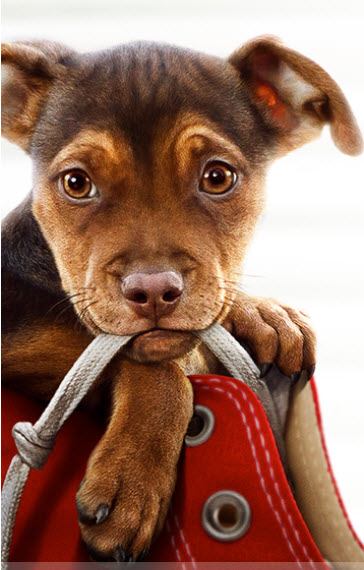
#> input picture Dog1.jpg, 364 x 570 px
$ python imge_readDrawing.py
#> lines starting #> are read from the running program, lines starting #| are printed output that depends on the picture
import cv2
img=cv2.imread('Dog1.jpg')
#> img is the input picture: shape (570, 364, 3); mean B, G, R 96.6, 113.2, 152
img=cv2.line(img,(0,0),(255,255),(255,0,0),5)
img=cv2.arrowedLine(img,(0,0),(300,200),(255,0,0),5)
img=cv2.rectangle(img,(100,100),(200,250),(0,0,255),2)
img=cv2.circle(img,(80,80),60,(0,255,0),2)
img=cv2.putText(img,"Dog name : Peakman",(10,50),cv2.FONT_HERSHEY_SIMPLEX,1,(0,0,0),2)
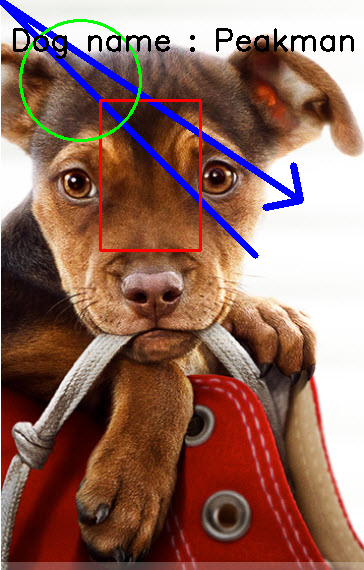
#> img: shape (570, 364, 3); mean B, G, R 96.6, 108, 146.1
cv2.imshow('Image', img)

cv2.waitKey(0)
cv2.destroyAllWindows()

$ run again, with Dog.jpg copied over Dog1.jpg
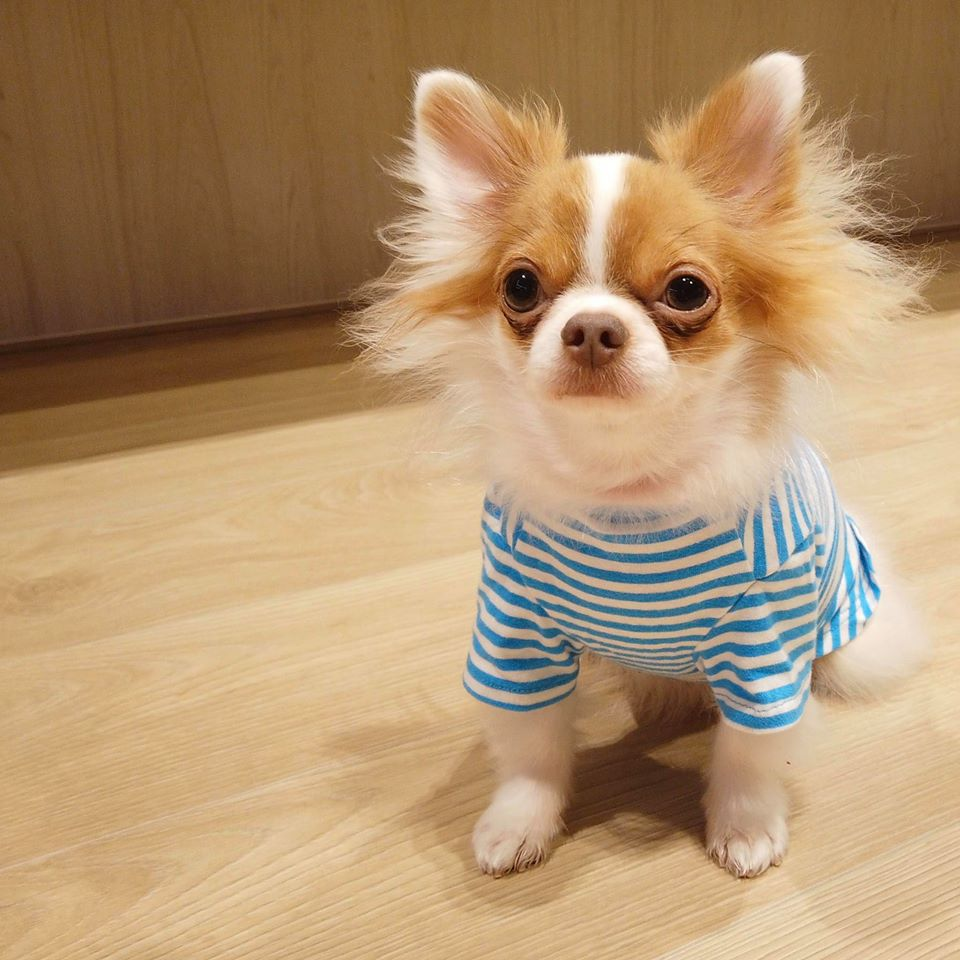
#> input picture Dog.jpg, 960 x 960 px
#> img is the input picture: shape (960, 960, 3); mean B, G, R 111.2, 147.7, 178.7
#> `img=cv2.putText(img,"Dog name : Peakman",(10,50),cv2.FONT_HERSHEY_SIMP..`:
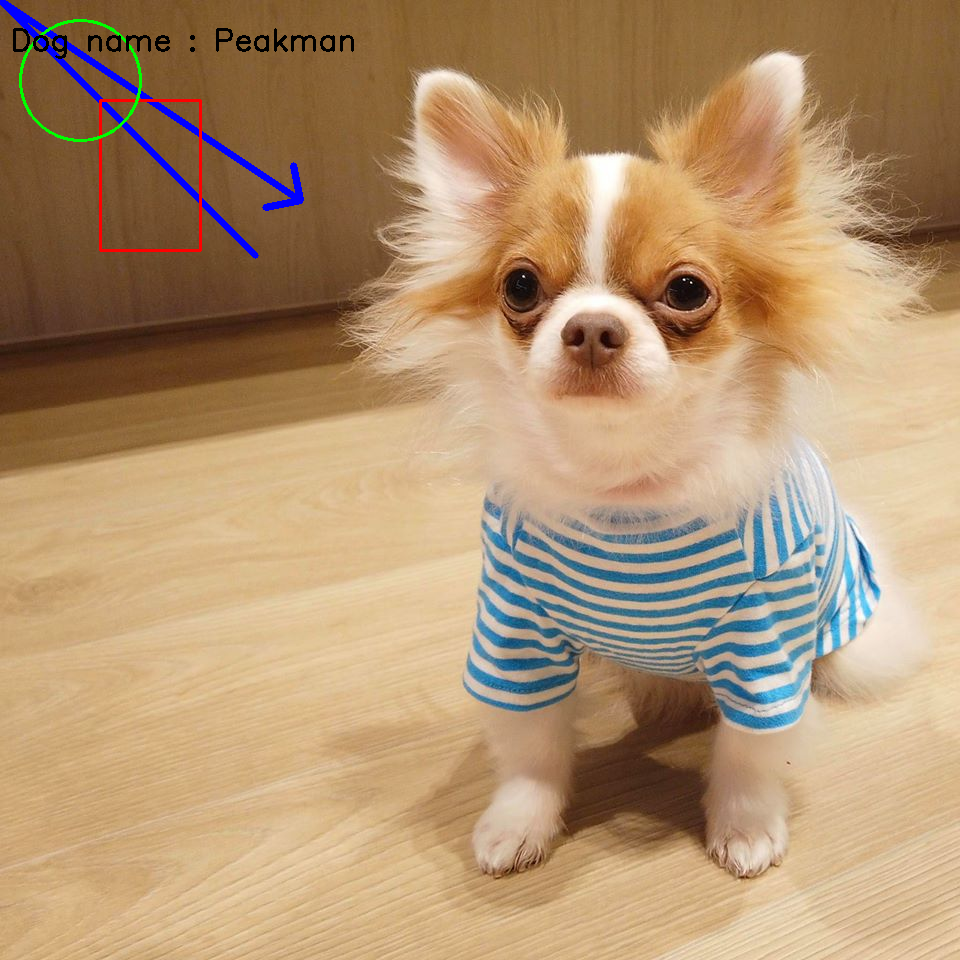
#> img: shape (960, 960, 3); mean B, G, R 112.1, 147.1, 177.8

$ run again, with chiba.jpg copied over Dog1.jpg
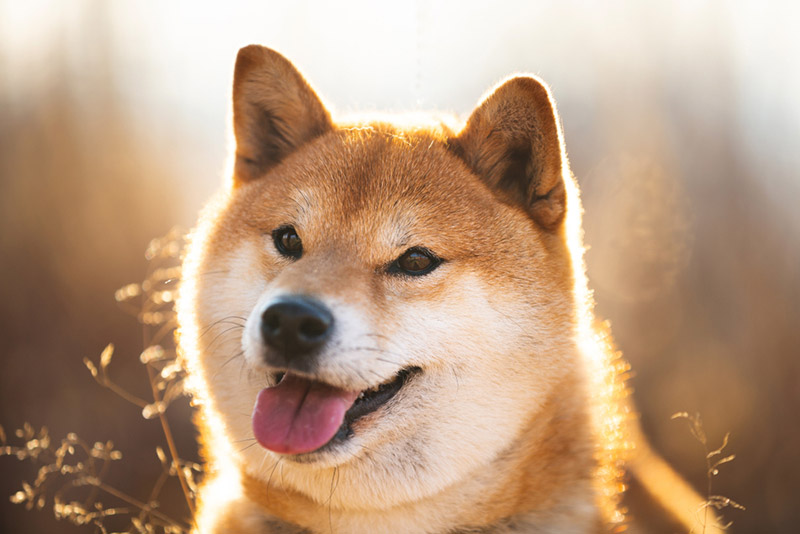
#> input picture chiba.jpg, 800 x 534 px
#> img is the input picture: shape (534, 800, 3); mean B, G, R 129.9, 156, 186.8
#> `img=cv2.putText(img,"Dog name : Peakman",(10,50),cv2.FONT_HERSHEY_SIMP..`:
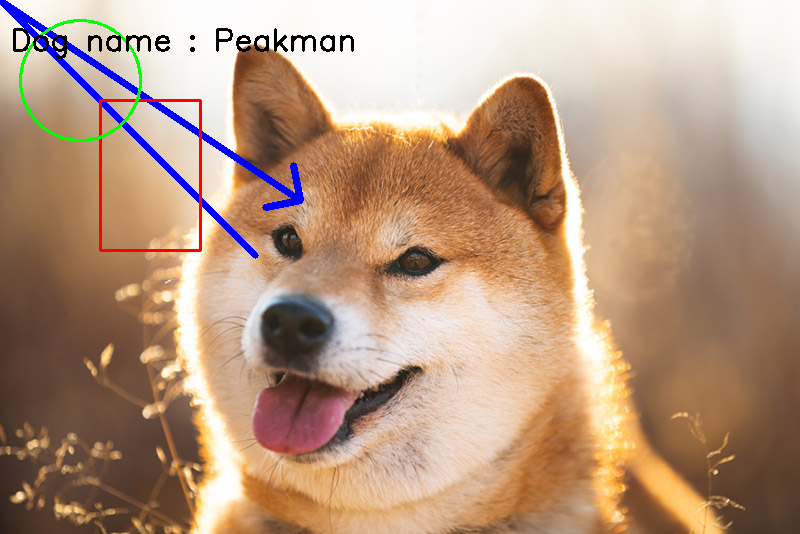
#> img: shape (534, 800, 3); mean B, G, R 128.8, 152.2, 182.8
